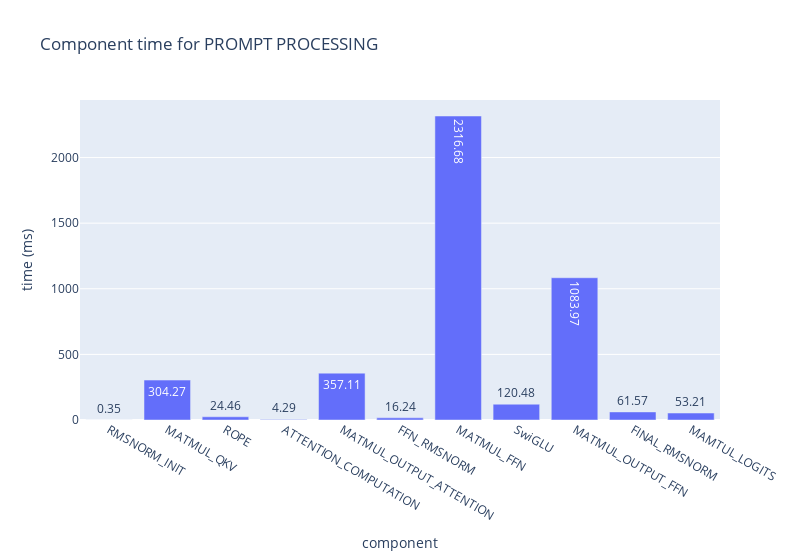

Write notebook code for a chart like this one.
### Code cell
import json
import pandas as pd
import plotly.express as px

with open(file) as f:
    data = json.load(f)

json2 = data["JSON_2"]

df = pd.DataFrame({
    "component": list(json2.keys()),
    "time (ms)": [values[0] if isinstance(values, list) and values else None for values in json2.values()]
})

df = df.dropna()

fig = px.bar(
    df,
    x="component",
    y="time (ms)",
    title="Component time for PROMPT PROCESSING",

    width=800,
    text_auto=".2f"
)
fig.show()

### Figure 1 — Plotly figure (JSON) as saved in the notebook; plotly's stock layout.template omitted (floating-point values rounded to 4 significant figures)
{"data": [{"hovertemplate": "component=%{x}<br>time (ms)=%{y}<extra></extra>", "legendgroup": "", "marker": {"color": "#636efa", "pattern": {"shape": ""}}, "name": "", "orientation": "v", "showlegend": false, "textposition": "auto", "texttemplate": "%{y:.2f}", "type": "bar", "x": ["RMSNORM_INIT", "MATMUL_QKV", "ROPE", "ATTENTION_COMPUTATION", "MATMUL_OUTPUT_ATTENTION", "FFN_RMSNORM", "MATMUL_FFN", "SwiGLU", "MATMUL_OUTPUT_FFN", "FINAL_RMSNORM", "MAMTUL_LOGITS"], "xaxis": "x", "y": [0.3493, 304.3, 24.46, 4.295, 357.1, 16.24, 2317.0, 120.5, 1084.0, 61.57, 53.21], "yaxis": "y"}], "layout": {"barmode": "relative", "legend": {"tracegroupgap": 0}, "title": {"text": "Component time for PROMPT PROCESSING"}, "width": 800, "xaxis": {"anchor": "y", "domain": [0, 1], "title": {"text": "component"}}, "yaxis": {"anchor": "x", "domain": [0, 1], "title": {"text": "time (ms)"}}}}
